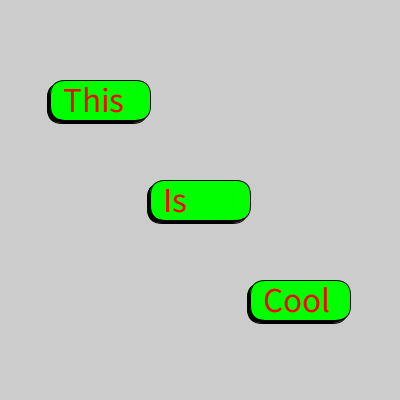
Frame 1 (no input)
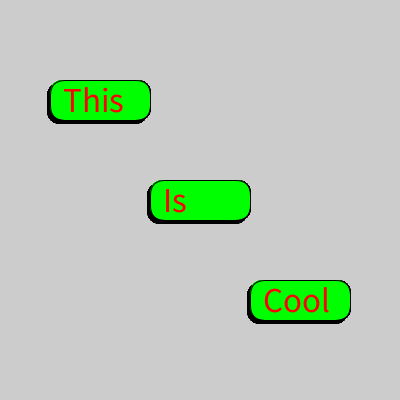
Frame 60 (the mouse pressed at the canvas centre just before this capture)
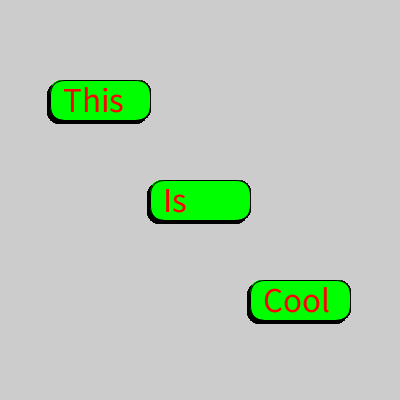
Frame 120 (the mouse held since frame 60 and released just before this capture)

The Processing sketch that drew these frames (run headless with seeded random() and noise(); from frame 60 on, the mouse is pressed at the canvas centre):

// Processing sketch: Button_Test
// ── Button_Test.pde
void setup() {
  size(400,400);
}

void draw() {
  button("This",100,100,100,40);
  button("Is",200,200,100,40);
  button("Cool",300,300,100,40);
}

void button(String bText, int x, int y, int w, int h) {
  rectMode(CENTER);
  fill(0);
  rect(x-3,y+3,w,h,15);
  fill(0,255,0);
  rect(x,y,w,h,15);  
  fill(255,0,0);
  textSize(35);
  text(bText,x-37,y+12);
  
}
